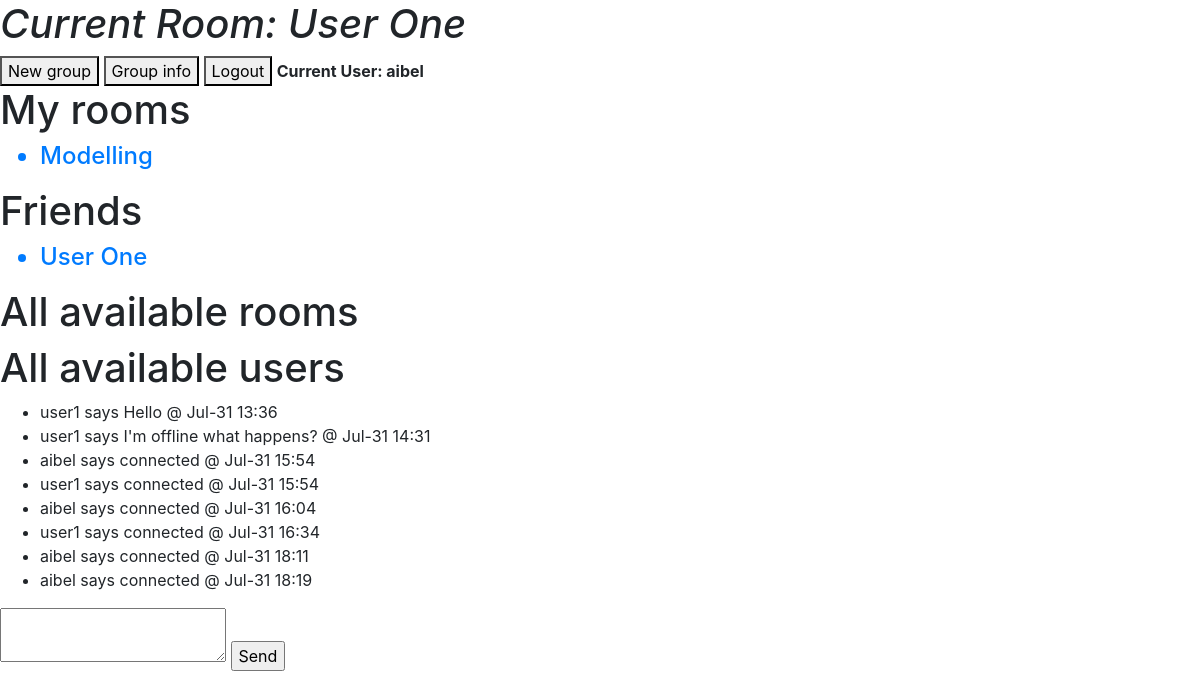
/?r=5fbf9ee4321c9abd2c7ee97687499451 (signed in), run on the app's committed database.
### chezchat/models.py (models this page shows, shortened)
class Users(UserMixin, db.Model):
    id = db.Column(db.Integer, primary_key=True)
    name_surname = db.Column(db.String(128), index=True)
    username = db.Column(db.String(64), index=True, unique=True)
    password_hash = db.Column(db.String(128))
    last_seen = db.Column(db.DateTime)
    user_history = db.relationship('History', backref='user_history', lazy='dynamic')
    room_created = db.relationship('Room', backref='room_created', lazy='dynamic')
    room_subscribed = db.relationship('Room', secondary=room_members, backref=db.backref('subscribers', lazy='dynamic'))

class Room(db.Model):
    room_id = db.Column(db.Integer, primary_key=True)
    room_url = db.Column(db.String, unique=True)
    name = db.Column(db.String(128), index=True)
    private_room = db.Column(db.Boolean, default=False)
    date_created = db.Column(db.DateTime, default=datetime.utcnow)
    created_by = db.Column(db.Integer, db.ForeignKey('users.id'))
    room_history = db.relationship('History', backref='room_records', lazy='dynamic')

class History(db.Model):
    msg_id = db.Column(db.Integer, primary_key=True)
    messages = db.Column(db.String)
    timestamp = db.Column(db.DateTime, index=True, default=datetime.utcnow)
    author = db.Column(db.String, db.ForeignKey('users.username'))
    room_id = db.Column(db.Integer, db.ForeignKey('room.room_id'))

### chezchat/main.py (the view, shortened to what this page needs)
@app.route('/', methods=['GET', 'POST'])
@login_required
def home():
    form = MessageForm()
    form2 = CreateRoomForm()
    check_private_rooms = []
    friends_list = []
    room_members = []
    current_room = None
    all_users = Users.query.all()
    all_rooms = Room.query.all()
    rooms = current_user.room_subscribed
    private_friend_room = []
    for room in rooms:
        if room.private_room == True:
            for friends_id in room.name:
                if int(friends_id) != current_user.id:
                    friends_list.append(Users.query.filter_by(id=friends_id).first())
                    private_friend_room.append(room)
    zipped_friends_list = zip(friends_list, private_friend_room)
    for room_check in all_rooms:
        if room_check.private_room == True:
            check_private_rooms.append(room_check.name)
    if request.args.get("r"):
        room_members = Users.query.filter(Users.room_subscribed.any(room_url=request.args.get("r"))).all()
        current_room = Room.query.filter_by(room_url=request.args.get("r")).first()
        if current_room not in current_user.room_subscribed:
            abort(403)
        else:
            session['current_room'] = current_room.room_id
    else:
        session.pop('current_room', None)
    return render_template('chatroom.html', form=form, form2=form2, rooms=rooms, room_members=room_members,
                            current_user=current_user, current_room=current_room, all_rooms=all_rooms,
                            all_users=all_users, check_private_rooms=check_private_rooms,
                            zipped_friends_list=zipped_friends_list)

### chezchat/forms.py
class MessageForm(FlaskForm):
    message = TextAreaField('Message')
    submit = SubmitField('Send')

class CreateRoomForm(FlaskForm):
    name = StringField('Group name',  validators=[DataRequired(), Length(min=4, max=128)])
    submit = SubmitField('Create room')

### chezchat/models.py (called while the page is built)
@login.user_loader
def load_user(id):
    return Users.query.get(int(id))

### chezchat/templates/chatroom.html (shortened to what this page needs)
{% extends "base.html" %}
{% block content %}
    {% if current_room.private_room == False %}
        <h1><em>Current Room: {{ current_room.name }}</em></h1>
    {% elif current_room.private_room != False %}
        {% for recipient in room_members %}
            {% if recipient != current_user %}
                <h1><em>Current Room: {{ recipient.name_surname }}</em></h1>
            {% endif %}
        {% endfor %}
    {% endif %}
    <button data-toggle="modal" data-target="#myModal">New group</button>
    {% if current_room is not none %}
    <button data-toggle="modal" data-target="#myModal2">Group info</button>
    {% endif %}
    <a href="{{ url_for('logout') }}"><button>Logout</button></a>
    <strong>Current User: {{ current_user.username }}</strong>
    <h1>My rooms</h1>
    {% for room in rooms %}
        {% if room.private_room == False %}
            <ul>
                <a href="{{ url_for('home', r=room.room_url) }}"><h4><li>{{ room.name }}</li></h4></a>
            </ul>
        {% endif %}
    {% endfor %}
    <h1>Friends</h1>
    {% for friend, room in zipped_friends_list %}
        <ul>
            <a href="{{ url_for('home', r=room.room_url) }}"><h4><li>{{ friend.name_surname }}</li></h4></a>
        </ul>
    {% endfor %}
    <form action="{{ url_for('add_contact') }}" method="post" novalidate>
        <h1>All available rooms</h1>
        <h1>All available users</h1>
    </form>
    <ul id="messages">
        {% for msg in current_room.room_history %}
            <li>{{ msg.author }} says {{ msg.messages }} @ {{ moment(msg.timestamp).format('MMM-D H:mm') }}</li>
        {% endfor %}
    </ul>
    {% if current_room %}
        {{ form.message(id="myMessage") }}
        {{ form.submit(id="sendbutton") }}
    {% endif %}
{% endblock %}

### data on the page
Users: name_surname "User One"
Users: username "aibel"
Room: name "Modelling"
History: author "user1", messages "Hello", timestamp "Jul-31 13:36"
History: author "user1", messages "I'm offline what happens?", timestamp "Jul-31 14:31"
History: author "aibel", messages "connected", timestamp "Jul-31 15:54"
History: author "user1", messages "connected", timestamp "Jul-31 15:54"
History: author "aibel", messages "connected", timestamp "Jul-31 16:04"
History: author "user1", messages "connected", timestamp "Jul-31 16:34"
History: author "aibel", messages "connected", timestamp "Jul-31 18:11"
History: author "aibel", messages "connected", timestamp "Jul-31 18:19"
